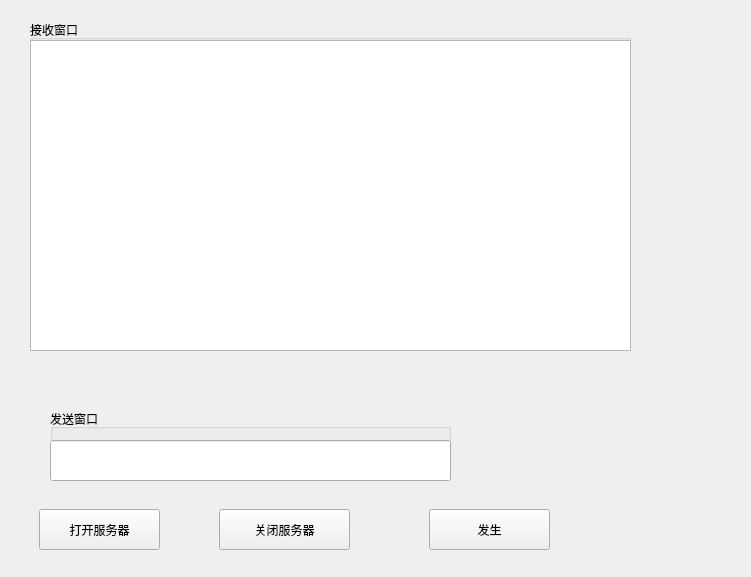
<?xml version="1.0" encoding="UTF-8"?>
<ui version="4.0">
 <class>Widget</class>
 <widget class="QWidget" name="Widget">
  <property name="geometry">
   <rect>
    <x>0</x>
    <y>0</y>
    <width>751</width>
    <height>577</height>
   </rect>
  </property>
  <property name="windowTitle">
   <string>Widget</string>
  </property>
  <widget class="QLineEdit" name="sendEdit">
   <property name="geometry">
    <rect>
     <x>50</x>
     <y>440</y>
     <width>401</width>
     <height>41</height>
    </rect>
   </property>
  </widget>
  <widget class="QPushButton" name="openBt">
   <property name="geometry">
    <rect>
     <x>39</x>
     <y>509</y>
     <width>121</width>
     <height>41</height>
    </rect>
   </property>
   <property name="text">
    <string>打开服务器</string>
   </property>
  </widget>
  <widget class="QPushButton" name="closeBt">
   <property name="geometry">
    <rect>
     <x>219</x>
     <y>509</y>
     <width>131</width>
     <height>41</height>
    </rect>
   </property>
   <property name="text">
    <string>关闭服务器</string>
   </property>
  </widget>
  <widget class="QPushButton" name="sendBt">
   <property name="geometry">
    <rect>
     <x>429</x>
     <y>509</y>
     <width>121</width>
     <height>41</height>
    </rect>
   </property>
   <property name="text">
    <string>发生</string>
   </property>
  </widget>
  <widget class="QGroupBox" name="groupBox">
   <property name="geometry">
    <rect>
     <x>30</x>
     <y>20</y>
     <width>601</width>
     <height>331</height>
    </rect>
   </property>
   <property name="title">
    <string>接收窗口</string>
   </property>
   <widget class="QPlainTextEdit" name="recvEdit">
    <property name="geometry">
     <rect>
      <x>0</x>
      <y>20</y>
      <width>601</width>
      <height>311</height>
     </rect>
    </property>
    <property name="readOnly">
     <bool>true</bool>
    </property>
   </widget>
  </widget>
  <widget class="QGroupBox" name="groupBox_2">
   <property name="geometry">
    <rect>
     <x>50</x>
     <y>409</y>
     <width>401</width>
     <height>71</height>
    </rect>
   </property>
   <property name="title">
    <string>发送窗口</string>
   </property>
  </widget>
  <zorder>openBt</zorder>
  <zorder>closeBt</zorder>
  <zorder>sendBt</zorder>
  <zorder>groupBox</zorder>
  <zorder>groupBox_2</zorder>
  <zorder>sendEdit</zorder>
 </widget>
 <layoutdefault spacing="6" margin="11"/>
 <resources/>
 <connections/>
</ui>
